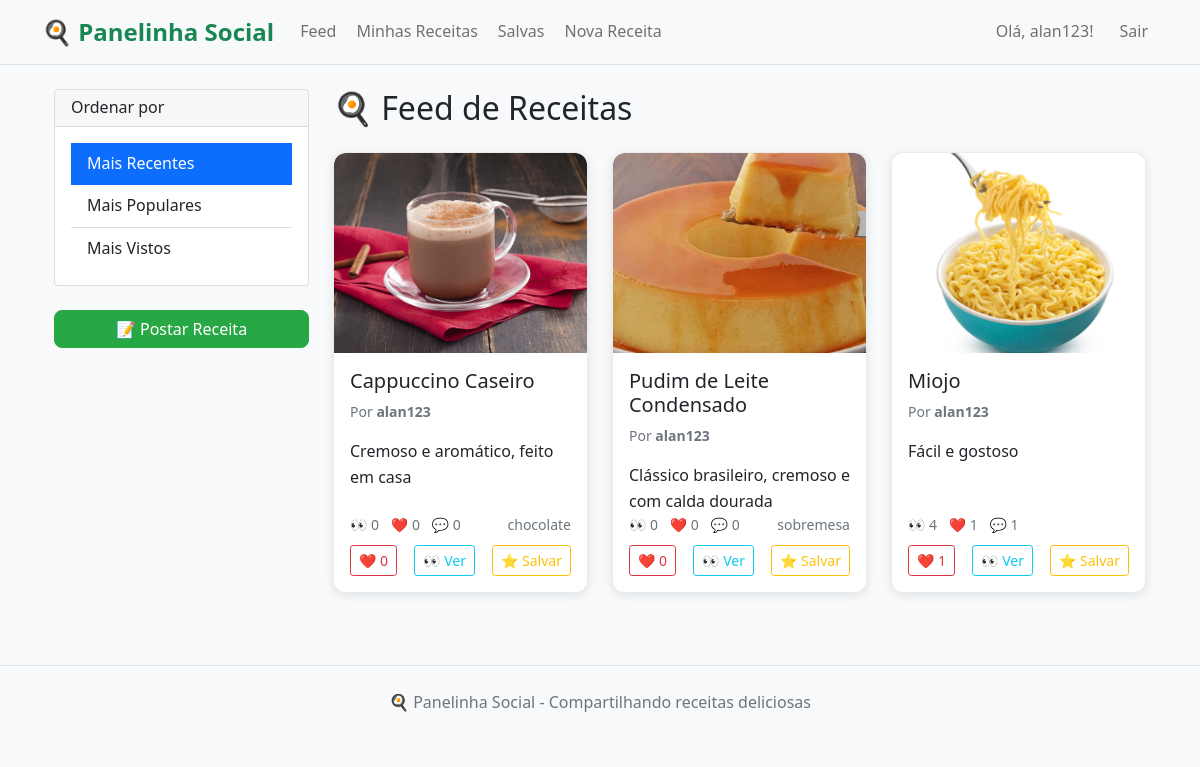
/feed (signed in), run on the app's committed database.
### app.py (models this page shows, shortened)
class User(UserMixin, db.Model):
    id = db.Column(db.Integer, primary_key=True)
    username = db.Column(db.String(64), unique=True, nullable=False)
    email = db.Column(db.String(120), unique=True, nullable=False)
    password_hash = db.Column(db.String(128))
    bio = db.Column(db.Text)
    profile_picture = db.Column(db.String(200))
    created_at = db.Column(db.DateTime, default=datetime.utcnow)
    recipes = db.relationship('Recipe', backref='author', lazy='dynamic')
    likes = db.relationship('Like', backref='user', lazy='dynamic')
    comments = db.relationship('Comment', backref='user', lazy='dynamic')
    saved_recipes = db.relationship('SavedRecipe', backref='user', lazy='dynamic')

class Recipe(db.Model):
    id = db.Column(db.Integer, primary_key=True)
    title = db.Column(db.String(100), nullable=False)
    description = db.Column(db.Text)
    ingredients = db.Column(db.Text)
    steps = db.Column(db.Text)
    image = db.Column(db.String(200))
    categories = db.Column(db.String(200))
    is_draft = db.Column(db.Boolean, default=False)
    created_at = db.Column(db.DateTime, default=datetime.utcnow)
    updated_at = db.Column(db.DateTime, default=datetime.utcnow, onupdate=datetime.utcnow)
    views = db.Column(db.Integer, default=0)
    user_id = db.Column(db.Integer, db.ForeignKey('user.id'), nullable=False)
    likes = db.relationship('Like', backref='recipe', lazy='dynamic')
    comments = db.relationship('Comment', backref='recipe', lazy='dynamic')
    saved_by = db.relationship('SavedRecipe', backref='recipe', lazy='dynamic')
    def like_count(self):
        return self.likes.count()
    def comment_count(self):
        return self.comments.count()

### app.py (the view)
@app.route('/feed')
@login_required
def feed():
    sort_by = request.args.get('sort', 'recent')
    recipes = Recipe.query.filter_by(is_draft=False)
    if sort_by == 'popular':
        from sqlalchemy import func
        recipes = recipes.outerjoin(Like).group_by(Recipe.id).order_by(func.count(Like.id).desc())
    elif sort_by == 'views':
        recipes = recipes.order_by(Recipe.views.desc())
    else:
        recipes = recipes.order_by(Recipe.created_at.desc())
    return render_template('feed.html', title='Feed', recipes=recipes.all(), sort_by=sort_by)

### app.py (called while the page is built)
@login_manager.user_loader
def load_user(id):
    return User.query.get(int(id))

### templates/feed.html (shortened to what this page needs)
{% extends "base.html" %}
{% block content %}
<div class="container-fluid">
    <div class="row">
        <div class="col-md-3">
            <div class="card mb-4">
                <div class="card-header">
                    <h6 class="mb-0">Ordenar por</h6>
                </div>
                <div class="card-body">
                    <div class="list-group list-group-flush">
                        <a href="{{ url_for('feed', sort='recent') }}"
                           class="list-group-item list-group-item-action {% if sort_by == 'recent' %}active{% endif %}">
                            Mais Recentes
                        </a>
                        <a href="{{ url_for('feed', sort='popular') }}"
                           class="list-group-item list-group-item-action {% if sort_by == 'popular' %}active{% endif %}">
                            Mais Populares
                        </a>
                        <a href="{{ url_for('feed', sort='views') }}"
                           class="list-group-item list-group-item-action {% if sort_by == 'views' %}active{% endif %}">
                            Mais Vistos
                        </a>
                    </div>
                </div>
            </div>
            <div class="d-grid">
                <a href="{{ url_for('new_recipe') }}" class="btn btn-success">
                    📝 Postar Receita
                </a>
            </div>
        </div>
        <div class="col-md-9">
            <h2 class="mb-4">🍳 Feed de Receitas</h2>
            {% if recipes %}
                <div class="row">
                    {% for recipe in recipes %}
                        <div class="col-xl-4 col-lg-6 col-md-6 mb-4">
                            <div class="card h-100 recipe-card">
                                <a href="{{ url_for('recipe_detail', recipe_id=recipe.id) }}" class="text-decoration-none">
                                    {% if recipe.image %}
                                        <img src="{{ url_for('static', filename='uploads/' + recipe.image) }}"
                                             class="card-img-top" alt="{{ recipe.title }}" style="height: 200px; object-fit: cover;">
                                    {% else %}
                                        <div class="card-img-top bg-light d-flex align-items-center justify-content-center"
                                             style="height: 200px;">
                                            <span class="text-muted">📷 Sem imagem</span>
                                        </div>
                                    {% endif %}
                                </a>
                                <div class="card-body d-flex flex-column">
                                    <a href="{{ url_for('recipe_detail', recipe_id=recipe.id) }}" class="text-decoration-none text-dark">
                                        <h5 class="card-title">{{ recipe.title }}</h5>
                                    </a>
                                    <p class="card-text text-muted small">
                                        Por <strong>{{ recipe.author.username }}</strong>
                                    </p>
                                    <a href="{{ url_for('recipe_detail', recipe_id=recipe.id) }}" class="text-decoration-none text-dark flex-grow-1">
                                        <p class="card-text">{{ recipe.description[:100] }}{% if recipe.description|length > 100 %}...{% endif %}</p>
                                    </a>
                                    <div class="mt-auto">
                                        <div class="d-flex justify-content-between align-items-center mb-2">
                                            <div class="text-muted small">
                                                <span class="me-2">👀 {{ recipe.views }}</span>
                                                <span class="me-2">❤️ {{ recipe.like_count() }}</span>
                                                <span>💬 {{ recipe.comment_count() }}</span>
                                            </div>
                                            {% if recipe.categories %}
                                                <small class="text-muted">
                                                    {{ recipe.categories.split(',')[0] }}
                                                </small>
                                            {% endif %}
                                        </div>
                                        <div class="d-flex justify-content-between">
                                            <button class="btn btn-sm btn-outline-danger like-btn"
                                                    data-recipe-id="{{ recipe.id }}">
                                                ❤️ <span class="like-count">{{ recipe.like_count() }}</span>
                                            </button>
                                            <a href="{{ url_for('recipe_detail', recipe_id=recipe.id) }}"
                                               class="btn btn-sm btn-outline-info">
                                                👀 Ver
                                            </a>
                                            <button class="btn btn-sm btn-outline-warning save-btn"
                                                    data-recipe-id="{{ recipe.id }}">
                                                ⭐ Salvar
                                            </button>
                                        </div>
                                    </div>
                                </div>
                            </div>
                        </div>
                    {% endfor %}
                </div>
            {% endif %}
        </div>
    </div>
</div>
{% endblock %}

### templates/base.html (shortened to what this page needs)
<!DOCTYPE html>
<html lang="pt-br">
<head>
    <link href="https://cdn.jsdelivr.net/npm/bootstrap@5.1.3/dist/css/bootstrap.min.css" rel="stylesheet">
    <link rel="stylesheet" href="{{ url_for('static', filename='css/style.css') }}">
</head>
<body>
    <nav class="navbar navbar-expand-lg navbar-light bg-light border-bottom">
        <div class="container">
            <a class="navbar-brand fw-bold text-success" href="{{ url_for('index') }}">
                🍳 Panelinha Social
            </a>
            <div class="collapse navbar-collapse" id="navbarNav">
                <ul class="navbar-nav me-auto">
                    {% if current_user.is_authenticated %}
                    <li class="nav-item">
                        <a class="nav-link" href="{{ url_for('feed') }}">Feed</a>
                    </li>
                    <li class="nav-item">
                        <a class="nav-link" href="{{ url_for('my_recipes') }}">Minhas Receitas</a>
                    </li>
                    <li class="nav-item">
                        <a class="nav-link" href="{{ url_for('saved_recipes') }}">Salvas</a>
                    </li>
                    <li class="nav-item">
                        <a class="nav-link" href="{{ url_for('new_recipe') }}">Nova Receita</a>
                    </li>
                    {% endif %}
                </ul>
                <div class="navbar-nav">
                    {% if current_user.is_authenticated %}
                    <span class="navbar-text me-3">Olá, {{ current_user.username }}!</span>
                    <a class="nav-link" href="{{ url_for('logout') }}">Sair</a>
                    {% else %}
                    <a class="nav-link" href="{{ url_for('login') }}">Entrar</a>
                    <a class="nav-link" href="{{ url_for('register') }}">Cadastrar</a>
                    {% endif %}
                </div>
            </div>
        </div>
    </nav>
    <div class="container mt-4">
        {% block content %}{% endblock %}
    </div>
    <footer class="bg-light text-center text-muted py-4 mt-5 border-top">
        <div class="container">
            <p class="mb-0">🍳 Panelinha Social - Compartilhando receitas deliciosas</p>
        </div>
    </footer>
</body>
</html>

### static/css/style.css (style rules this page uses)
:root { --primary-color: #28a745; --primary-hover: #218838; --light-bg: #f8f9fa; --card-shadow: 0 2px 10px rgba(0, 0, 0, 0.1); --card-hover-shadow: 0 4px 15px rgba(0, 0, 0, 0.15); }
body { background-color: var(--light-bg); font-family: 'Segoe UI', Tahoma, Geneva, Verdana, sans-serif; line-height: 1.6; }
.recipe-card { border: none; border-radius: 12px; box-shadow: var(--card-shadow); transition: all 0.3s ease; background: white; overflow: hidden; }
.card-img-top { border-radius: 12px 12px 0 0; height: 200px; object-fit: cover; }
.btn-success { background-color: var(--primary-color); border-color: var(--primary-color); border-radius: 8px; font-weight: 500; }
.navbar-brand { font-size: 1.5rem; font-weight: 700; }
.nav-link { font-weight: 500; border-radius: 6px; margin: 0 2px; transition: all 0.2s ease; }
footer { margin-top: auto; }

### templates/feed.html (style rules this page uses)
.recipe-card { transition: all 0.3s ease; border: 1px solid #e9ecef; }
.card-img-top { transition: transform 0.3s ease; }
.card-body { display: flex; flex-direction: column; height: 100%; }

### data on the page
User: username "alan123"
Recipe: image (picture), title "Cappuccino Caseiro", author.username "alan123", description "Cremoso e aromático, feito em casa", views "0", like_count "0", comment_count "0", categories "chocolate"
Recipe: image (picture), title "Pudim de Leite Condensado", author.username "alan123", description "Clássico brasileiro, cremoso e com calda dourada", views "0", like_count "0", comment_count "0", categories "sobremesa"
Recipe: image (picture), title "Miojo", author.username "alan123", description "Fácil e gostoso", views "4", like_count "1", comment_count "1"
